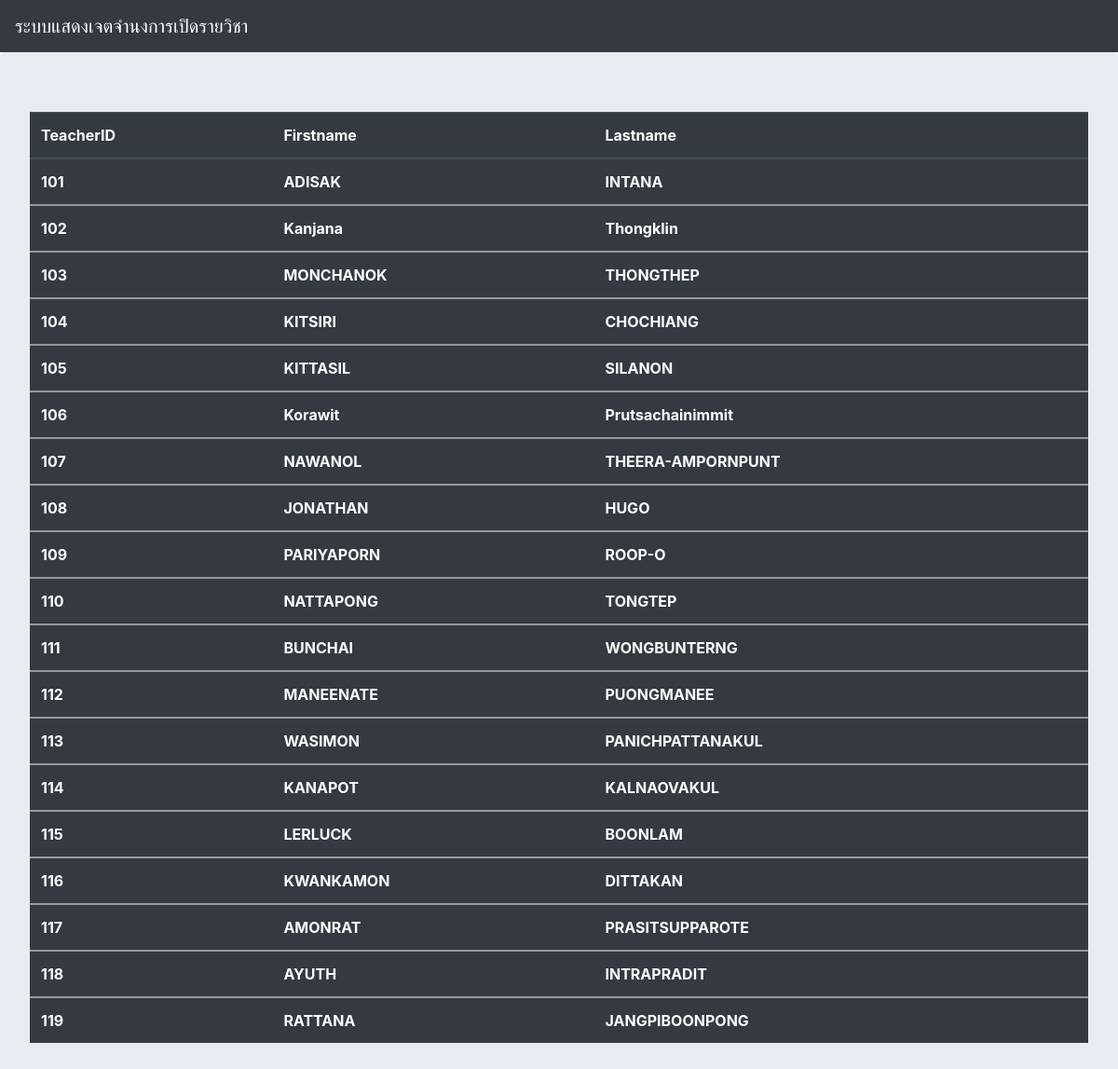
Screenshot of /SerachTEC.php with the database file from the repository.
### tables this page shows
CREATE TABLE IF NOT EXISTS `teacher` (
  `TeacherID` int(10) NOT NULL,
  `TFirstname` varchar(30),
  `TLastname` varchar(30)
);

### SerachTEC.php (the view, shortened to what this page needs)
<!doctype html>
<html lang="en">
  <head>
    <link rel="stylesheet" href="https://stackpath.bootstrapcdn.com/bootstrap/4.3.1/css/bootstrap.min.css">
  </head>
  <body>
  <nav class="navbar navbar-expand-sm navbar-dark bg-dark">
      <a class="navbar-brand" href="#">ระบบแสดงเจตจำนงการเปิดรายวิชา</a>
  </nav>
  <div class="jumbotron">
  <table class="table table-dark">
  <thead>
    <tr>
    <th scope="col">TeacherID</th>
    <th scope="col">Firstname</th>
    <th scope="col">Lastname</th>
    </tr>
  </thead>
  <tbody>
    <tr>
<?php
  $connect = mysqli_connect('localhost','root','','test');
  $sql = 'SELECT * FROM teacher';
  $result = mysqli_query($connect,$sql);
  if(!$result){
      echo mysqli_error().'<br>';
      die('Can not access database');
  } else {
      while($row = mysqli_fetch_assoc($result)){
            echo '<th scope="col">'.$row["TeacherID"].'</th>';
            echo '<th scope="col">'.$row["TFirstname"].'</th>';
            echo '<th scope="col">'.$row["TLastname"].'</th>';
            echo '</tr>';
            echo '</tbody>';
      }
  }
  ?>
  </table>
  </div>
  </body>
</html>

### rows the page displays
teacher: TeacherID "101", TFirstname "ADISAK", TLastname "INTANA"
teacher: TeacherID "102", TFirstname "Kanjana", TLastname "Thongklin"
teacher: TeacherID "103", TFirstname "MONCHANOK", TLastname "THONGTHEP"
teacher: TeacherID "104", TFirstname "KITSIRI", TLastname "CHOCHIANG"
teacher: TeacherID "105", TFirstname "KITTASIL", TLastname "SILANON"
teacher: TeacherID "106", TFirstname "Korawit", TLastname "Prutsachainimmit"
teacher: TeacherID "107", TFirstname "NAWANOL", TLastname "THEERA-AMPORNPUNT"
teacher: TeacherID "108", TFirstname "JONATHAN", TLastname "HUGO"
teacher: TeacherID "109", TFirstname "PARIYAPORN", TLastname "ROOP-O"
teacher: TeacherID "110", TFirstname "NATTAPONG", TLastname "TONGTEP"
teacher: TeacherID "111", TFirstname "BUNCHAI", TLastname "WONGBUNTERNG"
teacher: TeacherID "112", TFirstname "MANEENATE", TLastname "PUONGMANEE"
teacher: TeacherID "113", TFirstname "WASIMON", TLastname "PANICHPATTANAKUL"
teacher: TeacherID "114", TFirstname "KANAPOT", TLastname "KALNAOVAKUL"
teacher: TeacherID "115", TFirstname "LERLUCK", TLastname "BOONLAM"
teacher: TeacherID "116", TFirstname "KWANKAMON", TLastname "DITTAKAN"
teacher: TeacherID "117", TFirstname "AMONRAT", TLastname "PRASITSUPPAROTE"
teacher: TeacherID "118", TFirstname "AYUTH", TLastname "INTRAPRADIT"
teacher: TeacherID "119", TFirstname "RATTANA", TLastname "JANGPIBOONPONG"
